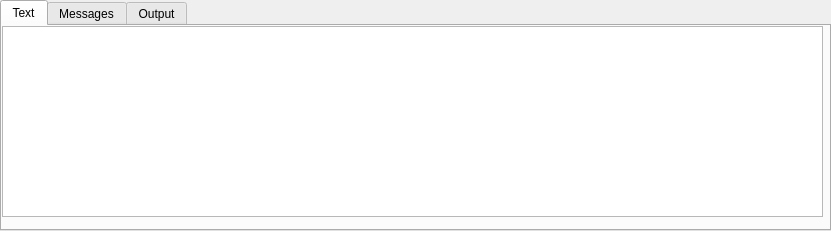
<?xml version="1.0" encoding="UTF-8"?>
<ui version="4.0">
 <comment></comment>
 <class>InfoPanel</class>
 <widget class="QWidget" name="InfoPanel">
  <property name="geometry">
   <rect>
    <x>0</x>
    <y>0</y>
    <width>831</width>
    <height>231</height>
   </rect>
  </property>
  <property name="sizePolicy">
   <sizepolicy hsizetype="Expanding" vsizetype="Expanding">
    <horstretch>0</horstretch>
    <verstretch>0</verstretch>
   </sizepolicy>
  </property>
  <property name="baseSize">
   <size>
    <width>0</width>
    <height>156</height>
   </size>
  </property>
  <property name="windowTitle">
   <string>Help</string>
  </property>
  <property name="whatsThis">
   <string/>
  </property>
  <layout class="QGridLayout" name="gridLayout">
   <property name="leftMargin">
    <number>0</number>
   </property>
   <property name="topMargin">
    <number>0</number>
   </property>
   <property name="rightMargin">
    <number>0</number>
   </property>
   <property name="bottomMargin">
    <number>0</number>
   </property>
   <item row="0" column="0">
    <layout class="QHBoxLayout" name="horizontalLayout">
     <property name="spacing">
      <number>0</number>
     </property>
     <property name="sizeConstraint">
      <enum>QLayout::SetMaximumSize</enum>
     </property>
     <item>
      <widget class="QTabWidget" name="tabWidget">
       <property name="enabled">
        <bool>true</bool>
       </property>
       <property name="sizePolicy">
        <sizepolicy hsizetype="Expanding" vsizetype="Expanding">
         <horstretch>0</horstretch>
         <verstretch>0</verstretch>
        </sizepolicy>
       </property>
       <property name="whatsThis">
        <string>Displays messages</string>
       </property>
       <property name="currentIndex">
        <number>0</number>
       </property>
       <widget class="QWidget" name="pageText">
        <attribute name="title">
         <string>Text</string>
        </attribute>
        <widget class="NoteEdit" name="textEdit">
         <property name="geometry">
          <rect>
           <x>0</x>
           <y>0</y>
           <width>821</width>
           <height>191</height>
          </rect>
         </property>
        </widget>
       </widget>
       <widget class="QWidget" name="pageMsg">
        <property name="sizePolicy">
         <sizepolicy hsizetype="Expanding" vsizetype="Expanding">
          <horstretch>0</horstretch>
          <verstretch>0</verstretch>
         </sizepolicy>
        </property>
        <property name="whatsThis">
         <string>&lt;b&gt;Project&lt;/b&gt;&lt;p&gt;Choose&lt;/p&gt;</string>
        </property>
        <attribute name="title">
         <string>Messages</string>
        </attribute>
        <layout class="QGridLayout" name="gridLayout_2">
         <property name="leftMargin">
          <number>1</number>
         </property>
         <property name="topMargin">
          <number>1</number>
         </property>
         <property name="rightMargin">
          <number>1</number>
         </property>
         <property name="bottomMargin">
          <number>1</number>
         </property>
         <property name="spacing">
          <number>1</number>
         </property>
         <item row="0" column="0">
          <widget class="QTreeWidget" name="treeMessages">
           <column>
            <property name="text">
             <string notr="true">1</string>
            </property>
           </column>
          </widget>
         </item>
        </layout>
       </widget>
       <widget class="QWidget" name="pageTest">
        <attribute name="title">
         <string>Output</string>
        </attribute>
        <layout class="QGridLayout" name="gridLayout_3">
         <property name="leftMargin">
          <number>1</number>
         </property>
         <property name="topMargin">
          <number>1</number>
         </property>
         <property name="rightMargin">
          <number>1</number>
         </property>
         <property name="bottomMargin">
          <number>1</number>
         </property>
         <property name="spacing">
          <number>1</number>
         </property>
         <item row="0" column="0">
          <widget class="QPlainTextEdit" name="plainTextEdit"/>
         </item>
        </layout>
       </widget>
      </widget>
     </item>
    </layout>
   </item>
  </layout>
 </widget>
 <customwidgets>
  <customwidget>
   <class>NoteEdit</class>
   <extends>QTextEdit</extends>
   <header>src/gui/editor/noteedit.h</header>
  </customwidget>
 </customwidgets>
 <resources/>
 <connections/>
</ui>
